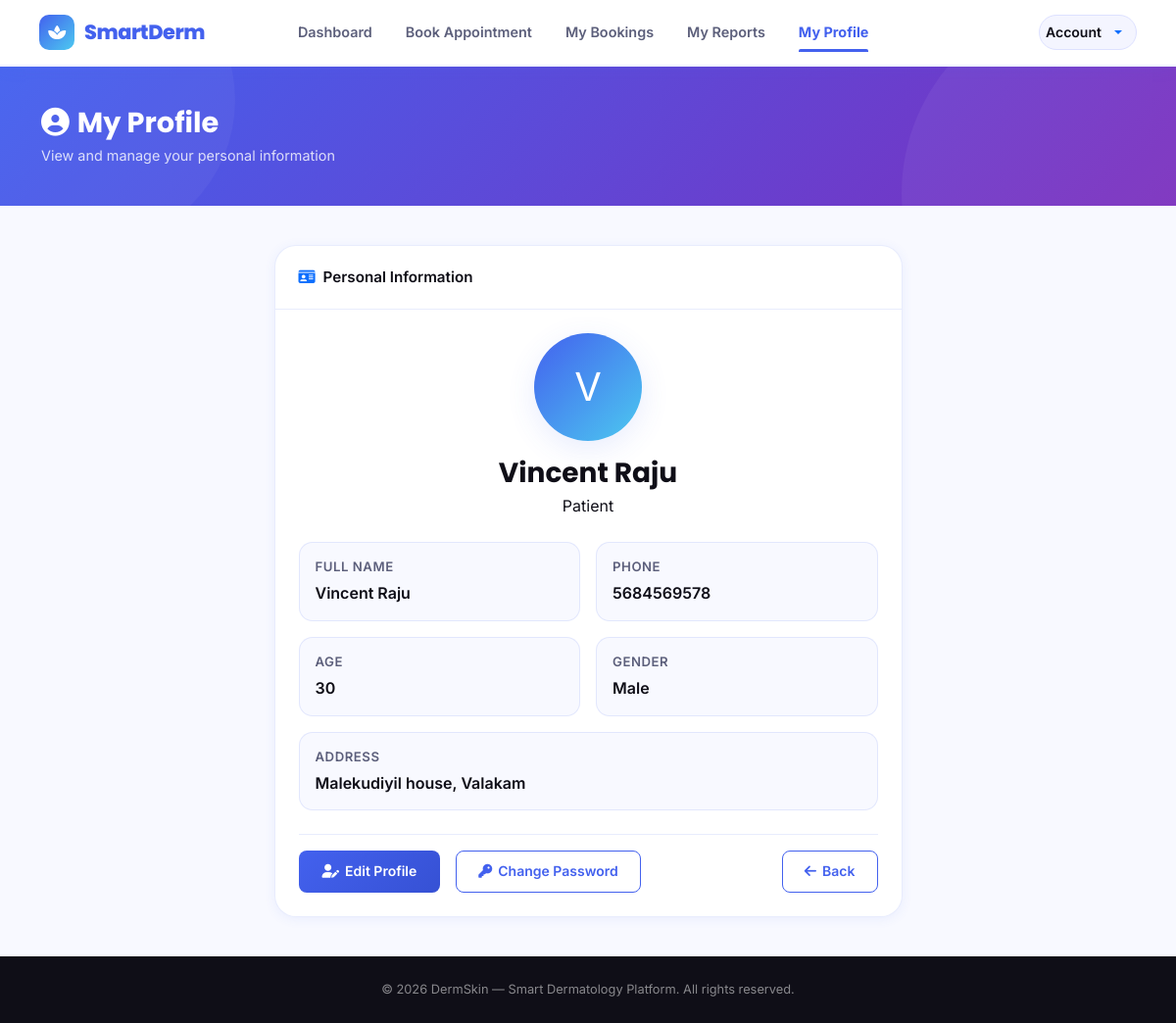
Screenshot of /patient_profile/ (signed in) with the database file from the repository.
### guest/models.py (models this page shows)
class tbl_patient(models.Model):
    GENDER_CHOICES =[
        ('M','Male'),
        ('F','Female'),
        ('O','Other'),
    ]
    first_name=models.CharField(max_length=20)
    address=models.TextField(blank=True)
    phone=models.CharField(max_length=20)
    email = models.EmailField(max_length=254)  # 254 is the default
    age=models.CharField(max_length=3)
    gender=models.CharField(max_length=1,choices=GENDER_CHOICES)
    pass_word=models.CharField(max_length=128) # 128 is standard for hashed passwords

### patient/views.py (the view)
# urls.py: path('patient_profile/',views.patient_profile,name='patient_profile'),
def patient_profile(request):
    patient_id = request.session.get('pid')
    if not patient_id:
        return redirect('webguest:login')
    patient = get_object_or_404(tbl_patient, id=patient_id)
    return render(request, 'patient/patient_profile.html', {'patient': patient})

### patient/Templates/patient/patient_profile.html (shortened to what this page needs)
{% extends 'base/header.html' %}
{% block content %}
<div class="page-banner">
    <div class="container position-relative" style="z-index:1">
        <h1><i class="fas fa-user-circle me-2"></i>My Profile</h1>
        <p>View and manage your personal information</p>
    </div>
</div>
<div class="page-wrapper">
<div class="container">
<div class="row justify-content-center">
<div class="col-lg-7" data-aos="fade-up">
    <div class="ds-card">
        <div class="ds-card-header">
            <i class="fas fa-id-card text-primary"></i> Personal Information
        </div>
        <div class="ds-card-body">
            <div class="text-center mb-4">
                <div style="width:110px;height:110px;border-radius:50%;background:linear-gradient(135deg,var(--primary),var(--secondary));display:flex;align-items:center;justify-content:center;font-size:2.5rem;color:white;margin:0 auto;box-shadow:var(--shadow-md);">
                    {{ patient.first_name|slice:":1"|upper }}
                </div>
                <h3 class="mt-3 mb-0" style="font-family:var(--font-display);font-weight:700;">{{ patient.first_name }}</h3>
                <span class="role-badge patient mt-1 d-inline-block">Patient</span>
            </div>
            <div class="row g-3">
                <div class="col-sm-6">
                    <div style="padding:14px 16px;background:var(--surface-2);border-radius:var(--radius-md);border:1px solid var(--border);">
                        <div class="ds-form-label" style="margin-bottom:4px;">Full Name</div>
                        <div style="font-weight:600;color:var(--text-dark);">{{ patient.first_name }}</div>
                    </div>
                </div>
                <div class="col-sm-6">
                    <div style="padding:14px 16px;background:var(--surface-2);border-radius:var(--radius-md);border:1px solid var(--border);">
                        <div class="ds-form-label" style="margin-bottom:4px;">Phone</div>
                        <div style="font-weight:600;color:var(--text-dark);">{{ patient.phone|default:"—" }}</div>
                    </div>
                </div>
                <div class="col-sm-6">
                    <div style="padding:14px 16px;background:var(--surface-2);border-radius:var(--radius-md);border:1px solid var(--border);">
                        <div class="ds-form-label" style="margin-bottom:4px;">Age</div>
                        <div style="font-weight:600;color:var(--text-dark);">{{ patient.age|default:"—" }}</div>
                    </div>
                </div>
                <div class="col-sm-6">
                    <div style="padding:14px 16px;background:var(--surface-2);border-radius:var(--radius-md);border:1px solid var(--border);">
                        <div class="ds-form-label" style="margin-bottom:4px;">Gender</div>
                        <div style="font-weight:600;color:var(--text-dark);">{{ patient.get_gender_display }}</div>
                    </div>
                </div>
                <div class="col-12">
                    <div style="padding:14px 16px;background:var(--surface-2);border-radius:var(--radius-md);border:1px solid var(--border);">
                        <div class="ds-form-label" style="margin-bottom:4px;">Address</div>
                        <div style="font-weight:600;color:var(--text-dark);">{{ patient.address|default:"—" }}</div>
                    </div>
                </div>
            </div>
            <div class="d-flex gap-3 mt-4 pt-3" style="border-top:1px solid var(--border);">
                <a href="{% url 'webpatient:edit_profile' %}" class="btn-ds-primary">
                    <i class="fas fa-user-edit"></i> Edit Profile
                </a>
                <a href="{% url 'webpatient:change_password' %}" class="btn-ds-outline">
                    <i class="fas fa-key"></i> Change Password
                </a>
                <a href="{% url 'webpatient:patient_homepage' %}" class="btn-ds-outline ms-auto">
                    <i class="fas fa-arrow-left"></i> Back
                </a>
            </div>
        </div>
    </div>
</div>
</div>
</div>
</div>
{% endblock %}

### rows the page displays
tbl_patient: first_name "V", first_name "Vincent Raju", phone "5684569578", age "30", gender "Male", address "Malekudiyil house, Valakam"
